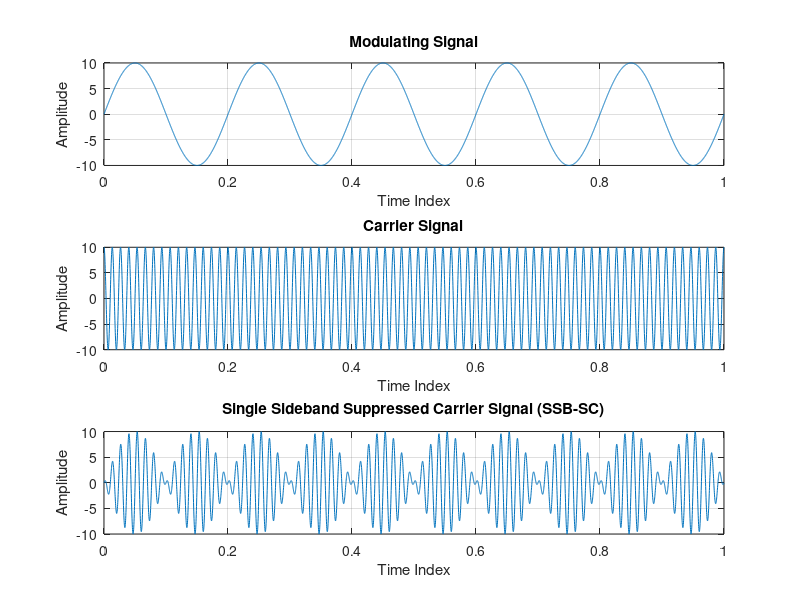

Recreate this plot in MATLAB.
clc;
close all;
clear all;

% Modulating index
m_critical = 1; %critical
m_over = 1.5; %over
m_under = 0.5; %under

% Amplitude of modulating signal
Am = 10; 

% Frequency of modulating signal (Hz)
fm = 5; 

% Time period of modulating signal (s)
Ta = 1/fm; 

t = 0:Ta/1000:1;

% Modulating signal
ym = Am*sin(2*pi*fm*t);
figure(1)
subplot(3,1,1)
plot(t,ym)
grid on;
xlabel('Time Index')
ylabel('Amplitude')
title('Modulating Signal')

% Relation between Am/Cm and fc/fa
Ac = Am/m_critical;

fc = fm*15;
Tc = 1/fc;

% Carrier signal
yc = Ac*cos(2*pi*fc*t);
subplot(3,1,2)
plot(t,yc)
grid on;
xlabel('Time Index')
ylabel('Amplitude')
title('Carrier Signal')

% SSB-SC signal
%y = cos(2*pi*(fm-fc)*t);
m_cap_t = sin(2*pi*fm*t);
y = ym.*cos(2*pi*fc*t)+m_cap_t.*sin(2*pi*fc*t);
subplot(3,1,3)
plot(t,y)
grid on;
xlabel('Time Index')
ylabel('Amplitude')
title('Single Sideband Suppressed Carrier Signal (SSB-SC)')
